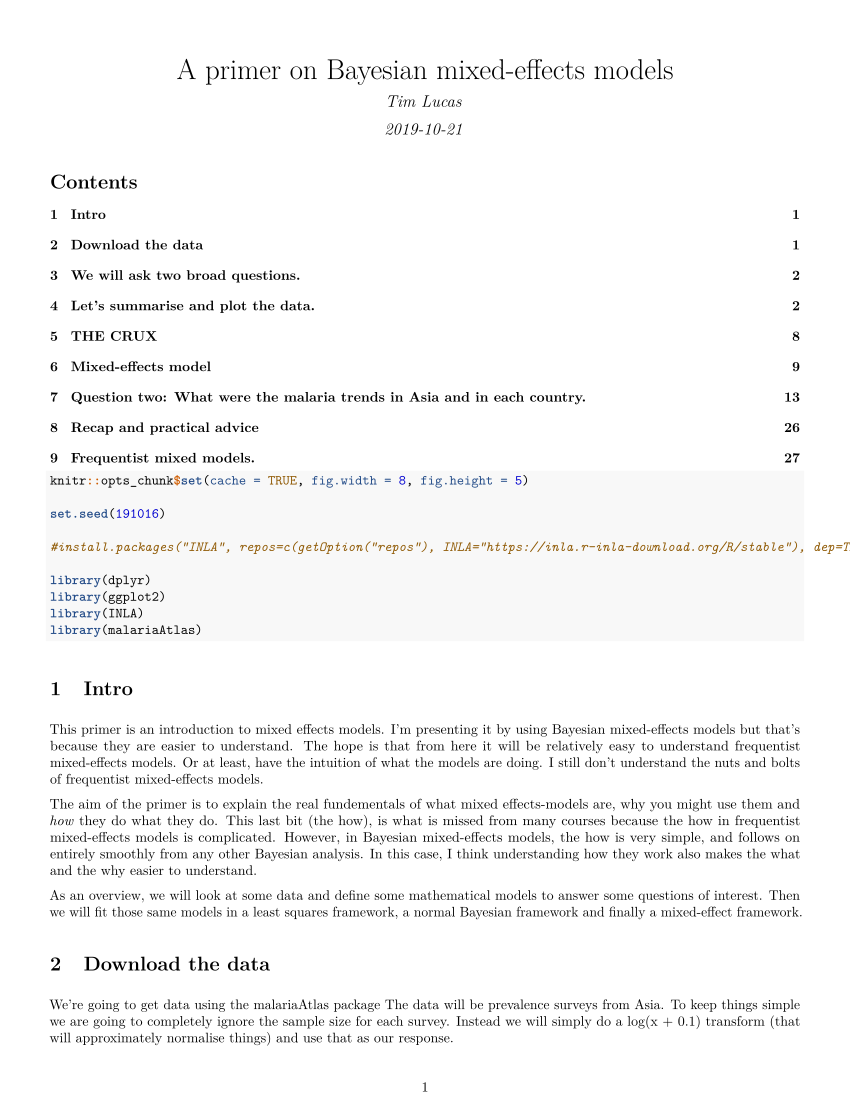

Write the R code that produced this figure.
#'---
#'output:
#'  pdf_document:
#'    number_sections: true
#'    toc: true
#'    toc_depth: 1
#'title: "A primer on Bayesian mixed-effects models"
#'author: Tim Lucas
#'fontsize: 8pt
#'geometry: margin=0.5in
#'---



#+setup, echo = TRUE, cache = FALSE, results = 'hide'

knitr::opts_chunk$set(cache = TRUE, fig.width = 8, fig.height = 5)

set.seed(191016)

#install.packages("INLA", repos=c(getOption("repos"), INLA="https://inla.r-inla-download.org/R/stable"), dep=TRUE)

library(dplyr)
library(ggplot2)
library(INLA)
library(malariaAtlas)



#' # Intro
#' 
#' This primer is an introduction to mixed effects models.
#' I'm presenting it by using Bayesian mixed-effects models
#' but that's because they are easier to understand.
#' The hope is that from here it will be relatively easy to 
#' understand frequentist mixed-effects models.
#' Or at least, have the intuition of what the models are doing.
#' I still don't understand the nuts and bolts of frequentist
#' mixed-effects models.
#' 
#' The aim of the primer is to explain the real fundementals
#' of what mixed effects-models are, why you might use them
#' and *how* they do what they do. 
#' This last bit (the how), is what is missed from many courses
#' because the how in frequentist mixed-effects models is complicated.
#' However, in Bayesian mixed-effects models, the how is very simple,
#' and follows on entirely smoothly from any other Bayesian analysis.
#' In this case, I think understanding how they work also makes the 
#' what and the why easier to understand.
#' 
#' As an overview, we will look at some data and define some mathematical
#' models to answer some questions of interest. Then we will fit those same
#' models in a least squares framework, a normal Bayesian framework and finally
#' a mixed-effect framework.


#+ echo = FALSE, cache= FALSE, message = FALSE
# linux workaround for inla.



if(Sys.info()["sysname"] != 'Windows'){
  message('using INLA unix workaround')
  INLA:::inla.dynload.workaround()
} else {
  message('Not using INLA unix workaround. Expect you are using winows.')
}

#' # Download the data

#' We're going to get data using the malariaAtlas package
#' The data will be prevalence surveys from Asia.
#' To keep things simple we are going to completely ignore the sample size for each survey.
#' Instead we will simply do a log(x + 0.1) transform (that will approximately normalise things) and use that as our response.

#+ get_data

d <- getPR(continent = 'Asia', species = 'Pf')

names(d)


#+ clean_data



dtime <- d %>% 
          filter(!is.na(examined), !is.na(year_start)) %>% 
          mutate(log_pr = log(pr + 0.1)) %>% 
          select(country, year_start, log_pr, pr)



#' # We will ask two broad questions.
#'
#' - What was the malaria prevalence in Asia and in each country 2005 - 2008 (ignoring any remaining temporal trends).
#' - How did malaria change through time in Asia and in each country.
#'
#' To keep this clear we will make two seperate datasets.
#'


#+ split_data

dmean <- dtime %>% filter(year_start > 1999, year_start < 2005)



#' So that we can plot our predictions nicely we should make some predictive data.

#+ pred_data
dmean_pred <- data.frame(country = unique(dmean$country))
dtime_pred <- expand.grid(country = unique(dtime$country), year_start = 1985:2018)



#'# Let's summarise and plot the data.

#+ data_summary1

dmean$country %>% table
dmean$year %>% table


#'## Question one: what was the mean malaria prevalence per country in the period 2000 - 2004
#' - Note that some countries like Tajikistan and Turkey have very little data. How do we estimate their mean?
#' - Also note, the data is very unbalanced. How do we estimate the Asia total without the estimate being dominated by Indonesia?

#+ data_plot1

dmean <- dmean %>% 
           group_by(country) %>% 
           mutate(n = n())

ggplot(dmean, aes(x = country, y = pr, colour = n < 10)) + 
  geom_boxplot() +
  geom_point() +
  ggtitle('Malaria prevalence by country in 2000-2004')


ggplot(dmean, aes(x = country, y = log_pr, colour = n < 10)) + 
  geom_boxplot() +
  geom_point() +
  ggtitle('Log malaria prevalence by country in 2000-2004')





#'## Discuss mathematical models and estimate with least squares

#' We can look at the structure of our mathematical models, and the way we estimate the parameters completely seperately.
#' So we can think of the structure of a model and then estimate it with least square (`lm()`) as a simple way to start
#' getting intuition about what things look like.
#'
#' Starting with the first question, we can start with a model with one, global intercept.
#'
#' $$y = \beta_0$$
#'

#+ m1

m1 <- lm(log_pr ~ 1, data = dmean)
coefficients(m1)

ggplot(dmean, aes(x = country, y = log_pr)) + 
  geom_boxplot() +
  geom_point() +
  ggtitle('Log malaria prevalence and Asia global mean') +
  geom_abline(slope = 0, intercept = m1$coef[1])

#' As our aim is actually to estimate the mean malaria prevalence for each country, we
#' need country to go in as a categorical variable.
#'
#'$$y =  \beta_0 + \beta.country$$
#'
#' It may be helpful to think about this in the explicit way it is encoded.
#' We have 13 countries. The ideal model would be 1 global mean and 13 country
#' specific parameters.
#'
#'$$y = \beta_0 + \beta_1.AFG + \beta_2.KHM + \beta_3.CHN + ... $$
#'
#' (I'm using ISO3 codes here. KHM is Cambodia or Khmer)
#' Internally, R converts the 1 categorical variable into binary variables.
#' Variable 1 is "is this row in AFG?", variable 2 is "is this row in KHM?" etc.
#'
#' So as these variables have a 1 if the row is in a given country and a zero 
#' otherwise, a prediction for Afghanistan will be zeroes for all the terms
#' except $\beta_0$ and $\beta_1$.
#'
#' Unfortunately we now have to make a quick detour.
#' This parameterisation is unidentifiable (the data cannot tell us
#' the answer because there are multiple answers that fit the data equally likely).
#' If we think about the same model with just two countries, how could the model know
#' whether the intercept is high or both country-level parameters are high?
#' When we switch to mixed-effects models we will have a global intercept and 13 country
#' specific parameters. But for now we will have a global intercept and 12 country level 
#' parameters. The first country is taken as the "reference class" and combined with
#' the global intercept. Mostly, we can think about the models in the same way however.
#'
#' So now we can estimate this model with least squares

#+ m2

m2 <- lm(log_pr ~ country, data = dmean)
coefficients(m2)
pred2 <- data.frame(dmean_pred, pred = predict(m2, newdata = dmean_pred))


ggplot(dmean, aes(x = country, y = log_pr, colour = n < 10)) + 
  geom_boxplot() +
  geom_point() +
  geom_point(data = pred2, aes(country, pred), colour = 'black', size = 4) +
  ggtitle('Log malaria prevalence and country specific means')



#'## Now switch to Bayes and remind ourselves what priors are.
#' Bayesian mixed modelling is essentially taking the above model structures and 
#' doing clever things with priors. First we'll do more standard things with priors to
#' remind ourselves what they mean.
#'
#' A prior is how we tell the model what is plausible based on our knowledge before 
#' looking at the data. The intercept in our model is the average malaria prevalence
#' across Asia (in log space). Is prevalence of 1 (in prevalence space) reasonable?
#' No! So our prior should tell the model that this is very unlikely.
#'
#' So first let's fit our model in a Bayesian framework with INLA. The priors on
#' fixed effects here are normal distributions with a mean and precision (1/sqrt(sd)).
#' For our first model we are putting very wide priors on the parameters which should
#' give us parameter estimates very similar to the least squares estimate.
#'
#' In the first model, the global intercept was dominated by countries with lots of data like Indonesia.
#' These data aren't independant because we expect the data within Indonesia to be more similar than
#' the data between Indonesia and other countries. 
#' If we were independantly sampling each person in Asia, China and India would have a lot more data
#' than Cambodia!
#' When people talk about autocorrelation in the data and mixed-models this is what they are referring
#' to. 
#' While removing this autocorrelation is good, most of the statistical power 
#' will go into learning country level intercepts, not the global mean.

#+ data_join

# easiest way to predict with INLA is to put the prediction data in with NAs in the Y column.

dmean_both <- bind_rows(dmean, dmean_pred)

pred_ii <- which(is.na(dmean_both$log_pr))

#+ bayes

# Very vague priors first.

priors <- list(mean.intercept = -2, prec.intercept = 1e-4, 
               mean = 0, prec = 1e-4)

bm1 <- inla(log_pr ~ country, data = dmean_both, 
            control.fixed = priors,
            control.predictor = list(compute = TRUE))

predb1 <- data.frame(dmean_pred, pred = bm1$summary.fitted.values[pred_ii, 1])


ggplot(dmean, aes(x = country, y = log_pr, colour = n < 10)) + 
  geom_boxplot() +
  geom_point() +
  geom_point(data = predb1, aes(country, pred), colour = 'black', size = 4) +
  ggtitle('Log malaria prevalence. Bayesian means with vague priors.')


#' Now let's say that we think all countries are fairly similar.
#' To encode that in the prior we say that the $\beta_i$'s should be small.
#' INLA works with precision (1/variance) so high precision is a tight prior around 0.
#' 
#' This is "pooling". Our estimates for countries with no much data will be helped
#' by information from the other countries.
#' 
#' Our estimates for the global mean will be dominated by countries
#' with lots of data. But we won't have put all our statistical power into learning
#' the country level parameters.

#+ bayes_strong

priors <- list(mean.intercept = -2, prec.intercept = 1e-4, 
               mean = 0, prec = 100)

bm2 <- inla(log_pr ~ country, data = dmean_both, 
            control.fixed = priors,
            control.predictor = list(compute = TRUE))

predb2 <- data.frame(dmean_pred, pred = bm2$summary.fitted.values[pred_ii, 1])


ggplot(dmean, aes(x = country, y = log_pr, colour = n < 10)) + 
  geom_boxplot() +
  geom_point() +
  geom_point(data = predb1, aes(country, pred), colour = 'black', size = 4, alpha = 0.3) +
  geom_point(data = predb2, aes(country, pred), colour = 'black', size = 4) +
  ggtitle('Log malaria prevalence. Strong, pooling priors.') +
  labs(subtitle = 'Least squares estimates in grey. Estimates pulled towards global mean.')



#' # THE CRUX
#' 
#' So if we think that all countries are quite similar, we should put a strong prior on the
#' country level parameters. For countries with little data this means our estimates are close
#' to the global mean. This is "pooling". But it also means the global estimate will be dominated by 
#' countries with lots of data.
#' 
#' If we think that countries are quite dissimilar, we should put a weak prior on the country
#' level parameters. For countries with little data, our estimates will be noisey, but maybe that's
#' better than them being biased towards the mean. Our global estimate won't be dominated by any
#' one country. 
#' 
#' 
#' The problem then is *how similar are countries*. Often, we don't know. So how do we set 
#' our priors sensibly. The answer is mixed-effects models.
#' 

#' # Mixed-effects model
#' 
#' Our models above looked like this:
#'$$y = \beta_0 + \beta_1.AFG + \beta_2.KHM + \beta_3.CHN + ... $$
#'$$\beta_0 \sim Norm(-2, 10000)$$
#'$$\beta_i \sim Norm(0, 0.001)$$
#'
#' We are now saying "we don't know what number to choose instead of 0.001".
#' So, along with the rest of the model we will estimate it. We don't know
#' how different the different countries are, so we will let the data tell us.
#' 
#' To do this, we switch the 0.001 for a new variable, $\sigma$ and put a prior on sigma.
#'$$y = \beta_0 + \beta_1.AFG + \beta_2.KHM + \beta_3.CHN + ... $$
#'$$\beta_0 \sim Norm(-2, 10000)$$
#'$$\beta_i \sim Norm(0, \sigma)$$
#'$$\sigma \sim \text{some prior distribution}$$
#' Mixed-effects models are also called hierarchical models for this reason, 
#' the prior on the prior is hierarchical.
#'
#' So, now if the countries that do have lots of data are very different from each other, the
#' model will learn that $\sigma$ must be quite big. Therefore the countries
#' with little data will not be pulled towards the mean much. If the countries
#' with lots of data are very similar, then a country with little data should
#' be pulled towards the mean. If the few data points lie far from the global
#' mean then probably it's just by chance.
#' 
#' Setting hyperpriors can be awkward. Note that $\sigma$ must be positive so we
#' need a prior that reflects that.
#' 
#' Recently Penalised complexity priors have been developed and they are much more 
#' intuitive. You choose a "tail value": What is the largest value of $\sigma$ that is
#' reasonable? You then tell the model that the probability that $\sigma$ is greater than
#' that value is a small probability (1% or something).
#' 
#' So for now we'll say $P(\sigma > 0.1) = 1\%$.
#' 


#+ mixed_model
priors <- list(mean.intercept = -2, prec.intercept = 1e-4)
hyperprior <-  list(prec = list(prior="pc.prec", param = c(0.1, 0.01)))
             
f <- log_pr ~ f(country, model = 'iid', hyper = hyperprior)  
mm1 <- inla(f, data = dmean_both,
            control.fixed = priors,
            control.predictor = list(compute = TRUE))

mm1$summary.hyperpar
1 / mm1$summary.hyperpar$mean[2]


predm1 <- data.frame(dmean_pred, pred = mm1$summary.fitted.values[pred_ii, 1])

ggplot(dmean, aes(x = country, y = log_pr, colour = n < 10)) + 
  geom_boxplot() +
  geom_point() +
  geom_point(data = predb1, aes(country, pred), colour = 'black', size = 4, alpha = 0.3) +
  geom_point(data = predm1, aes(country, pred), colour = 'black', size = 4) +
  ggtitle('Log malaria prevalence by country in 2000-2004 (pooling priors)')



#' We can look at the prior and posterior for the hyperparameter that governs the strength of the prior.
#' We can look at this on the internal precision scale used by INLA.
#' We said that the prior probability that the precision is *less* that 3.1 is 1%.
#' On the sd scale we said the prior probability that the sd is *greater* than o.1 is 1%.
#' I've plotted these in red lines. They don't seem quite right but at least on the right side.
#' 
#' I'm also not 100% sure that my scaling here is correct. The posterior (black) looks very wide and high.

#+ model_plots

# These plots mess up knitr...
#plot(mm1, plot.lincomb = FALSE, plot.random.effects = TRUE,
#    plot.fixed.effects = FALSE, plot.predictor = FALSE,
#    plot.prior = TRUE)
#abline(v = 10, col = 'red')


# Plot the posterior on precision scale
plot(mm1$marginals.hyperpar$`Precision for country`, type="l", xlim=c(0, 80))

# Plot the prior then add posterior
kappa <- exp(seq(-5, 15, len=10000))
prior.new = inla.pc.dprec(kappa, 0.1, 0.01)

plot(kappa, prior.new, col = 'blue', type = 'l', xlim = c(0, 200), ylim = c(0, 0.002))
lines(mm1$marginals.hyperpar$`Precision for country`)
abline(v = 3.1, col = 'red')


# Plot the posterior on sd scale
sd_scale <- mm1$marginals.hyperpar$`Precision for country`
sd_scale[, 'x'] <- 1/sqrt(sd_scale[, 'x'])

plot(sd_scale, type="l", xlim=c(0, 1))


# Plot prior on sd scale.
plot(1/sqrt(kappa), prior.new, col = 'blue', type = 'l', xlim = c(0, 1), ylim = c(0, 0.002))
lines(sd_scale)
abline(v = 0.1, col = 'red')



#'## Bit more on priors
#' Between working out what scale you're using (variance, sd or precision) 
#' and between the intuition being difficult, these priors can be difficult 
#' to think about and to choose your values.
#' 
#' The way I've found to go about this is just plotting distributions. What
#' does a normal with sd of 1 look like? If a country had an iid estimated
#' iid effect of 1, is that plausible? Do something simple like the rough
#' intercept + 1 and transform back into the natural scale.
#' 
#' For example, lets start by thinking of N(0, 1). It would be quite easy
#' to get values around -2.5 and 2.5 from this. So with an intercept of 
#' something like -1.5 this gives us values ranging from 
#' $$ \exp(-1.5 - 2.5) = 0.1$$
#' on the prevalence scale, which is reasonable, and 
#' $$ \exp(-1.5 + 2.5) = 2.7$$
#' at which point we realise that we should be using logit not log, and 
#' that probably we don't want a country being estimated prevalence above
#' 1 and that N(0, 1) is really very flexible. Our prior of 0.1 being on 
#' the upper end of likely is therefore kind of reasonable.
#' 
#' INLA has these penalised complexity priors and they are quite nice. 
#' If you end up using other Bayesian packages you may well have to
#' use other priors. Gamma distributions and half normals on SD are
#' common. Same thing though, plot some distributions and see how 
#' reasonable it is.
#' 
#' And see this paper. In particular Figure 4. https://arxiv.org/abs/1709.01449
#'


#' # Question two: What were the malaria trends in Asia and in each country.
#'

#+data_summary2

dtime$country %>% table
dtime$year %>% table


#' Note that Bhutan and Iraq have one data point each. 
#' Start thinking how you would estimate a temporal trend in those countries.
#' As above, how do we estimate a temporal trend without it being dominated by
#' the trend in Indonesia.

#' The above mixed-effects model was called a random intercepts model. The
#' "random" component was the iid country effect and we were estimating 
#' many intercepts. Now we will look at a random slopes models. The regression
#' slopes will become our random component.
#'


#+ data_plot2, fig.height = 10

ggplot(dtime, aes(x = year_start, y = pr)) + 
  geom_point(alpha = 0.4) +
  facet_wrap(~ country, scales = 'free_y', ncol = 3) +
  ggtitle('Malaria prevalence by country through time')


ggplot(dtime, aes(x = year_start, y = log_pr)) + 
  geom_point(alpha = 0.4) +
  facet_wrap(~ country, scales = 'free_y', ncol = 3) +
  ggtitle('Log malaria prevalence by country through time')


#' ### Going back to least squares.
#'
#' For question two we need to include a "year_start" term. The simplest model we can usefully do 
#' is a global year term and ignore country level lines.
#'
#'$$y = \beta_0 + \beta_1 year$$


#+ time_models, fig.height = 10

m3 <- lm(log_pr ~ year_start, data = dtime)
pred3 <- data.frame(dtime_pred, pred = predict(m3, newdata = dtime_pred))



ggplot(dtime, aes(x = year_start, y = log_pr)) + 
  geom_point(alpha = 0.4) +
  facet_wrap(~ country, ncol = 3) +
  geom_line(data = pred3, aes(y = pred)) +
  ggtitle('Log malaria prevalence by country through time: only one slope')


#' We could instead estimate a seperate intercept for each model
#' but still only one slope. As above we would want this intercept
#' to be a random effect but for now it isn't.
#' $$ y =  \beta_0 + \beta_1 year + \beta_2.AFG + \beta_3.KHM + \beta_4.CHN + ... $$

#+ m4, fig.height = 10
m4 <- lm(log_pr ~ year_start + country, data = dtime)
pred4 <- data.frame(dtime_pred, pred = predict(m4, newdata = dtime_pred))



ggplot(dtime, aes(x = year_start, y = log_pr)) + 
  geom_point(alpha = 0.4) +
  facet_wrap(~ country, ncol = 3) +
  geom_line(data = pred4  , aes(y = pred)) +
  ggtitle('Log malaria prevalence. Seperate intercepts, one slope.')


#' Or we could estimate one slope and one intercept for each country as
#' well as a global slope and global intercept.
#' This model makes sense and let's us answer the questions we are asking.
#'
#' $$ y =  \beta_0 + \beta_1 year + \beta_2.AFG + \beta_3.KHM + \beta_4.CHN + ... + \beta_5.AFG.year + \beta_6.KHM.year + \beta_7.CHN.year + ...$$
#' Again, the variables AFG etc. are 1 if the data is in Afghanistan and 0 otherwise. So $\beta_5.AFG.year$ 
#' will be zero if the datapoint is not in Afghanistan and will be $\beta_5.year$ if the datapoint is inside
#' Afghanistan.
#'
#'We can fit this model with least squares.


#+ m5, fig.height = 10
m5 <- lm(log_pr ~ country + year_start:country , data = dtime)
pred5 <- data.frame(dtime_pred, pred = predict(m5, newdata = dtime_pred))



ggplot(dtime, aes(x = year_start, y = log_pr)) + 
  geom_point(alpha = 0.4) +
  facet_wrap(~ country, ncol = 3, scale = 'free_y') +
  geom_line(data = pred5, aes(y = pred)) +
  ggtitle('Log malaria prevalence. Seperate intercepts and slopes.')


#' But the estimates in countries like Timor Leste are not very good. I don't believe malaria 
#' is decreasing in Timor Leste 10x faster than in other countries. And I don't believe Turkey
#' is going through an epidemic.

#' So as above, we have a model structure that is useful, but the way we are estimating our parameters
#' is not very good. So first off let's switch to a Bayesian model.

#+ bayes_slopes, fig.height = 10

dtime_both <- bind_rows(dtime, dtime_pred)
pred_ii <- which(is.na(dtime_both$log_pr))


# This is all just messing around getting the priors together.
#  Not going to think about this too much, but we think malaria is going down.
names <- paste('country', unique(dtime$country), sep = '')
pmean <- c(rep(list(0), length(names)), -0.5) # 1 is the mean for intercepts,-0.5 is the mean for slopes.
names(pmean) <- c(names, 'default')
# 100 is the precision for the intercepts, 50 is the precision for the slopes.
pprec <- c(rep(list(0.1), length(names)), 0.001) 
names(pprec) <- c(names, 'default')
priors <- list(mean.intercept = -2, prec.intercept = 1e-4, 
               mean = pmean, prec = pprec)


b3 <- inla(log_pr ~ country + year_start:country , data = dtime_both,
            control.fixed = priors,
            control.predictor = list(compute = TRUE))
predb3 <- data.frame(dtime_pred, pred = b3$summary.fitted.values[pred_ii, 1])



ggplot(dtime, aes(x = year_start, y = log_pr)) + 
  geom_point(alpha = 0.4) +
  facet_wrap(~ country, ncol = 3, scale = 'fixed') +
  geom_line(data = pred5, aes(y = pred), alpha = 0.3) +
  #geom_line(data = pred3, aes(y = pred), colour = 'blue', alpha = 0.3) +
  geom_line(data = predb3, aes(y = pred)) +
  ggtitle('Log malaria prevalence. Pooling priors') +
  ylim(-3, -0.5)

#' So as above, these priors have pushed both the slopes and intercepts to be much closer to the global mean.
#' Again, same as above, we don't know how similar the intercepts and slopes are to each other, so we let
#' the data tell us.
#'
#' ## Random Slopes
#'
#'As before we have a model:
#' $$ y =  \beta_0 + \beta_1 year + \beta_2.AFG + \beta_3.KHM + \beta_4.CHN + ... + \beta_5.AFG.year + \beta_6.KHM.year + \beta_7.CHN.year + ...$$
#' And we have priors that we don't know how strong they should be.
#'$$\beta_{3-4} \sim Norm(0, \sigma_{intercept})$$
#'$$\sigma_{intercept} \sim \text{some prior distribution}$$
#'$$\beta_{5-7} \sim Norm(0, \sigma_{slope})$$
#'$$\sigma_{slope} \sim \text{some prior distribution}$$
#'
#'And as above we can use penalised complexity priors.


#+ Mixed_slopes, fig.height = 10

dtime_both$country2 <- dtime_both$country # INLA needs us to copy this column

# We will put weak priors on the fixed effects. They can do what they want.
priors <- list(mean = list(year_start = -0.5, default = -2),
               prec = 1e-5)

hyper.intercept <- list(prec = list(prior="pc.prec", param = c(0.1, 0.01)))
hyper.slope <- list(prec = list(prior="pc.prec", param = c(0.1, 0.01)))

# For the formula we need year_start in for our global term.
# The global intercept is just the intercept and is included by default
f <- log_pr ~ year_start +
       f(country, model = 'iid', hyper = hyper.intercept) + 
       f(country2, year_start, model = 'iid', hyper = hyper.slope)

mm2 <- inla(f, data = dtime_both,
            control.fixed = priors,
            control.predictor = list(compute = TRUE))


predmm2 <- data.frame(dtime_pred, pred = mm2$summary.fitted.values[pred_ii, 1])



ggplot(dtime, aes(x = year_start, y = log_pr)) + 
  geom_point(alpha = 0.4) +
  facet_wrap(~ country, ncol = 3, scale = 'fixed') +
  geom_line(data = pred5, aes(y = pred), alpha = 0.3) +
  geom_line(data = predmm2, aes(y = pred)) +
  ggtitle('Log malaria prevalence by country through time. Random intercepts and slopes') +
  ylim(-3, -0.5)


#' Now just some messing around to explore what we have fitted.
#' Here is a plot of the random slopes we have fitted.

#+ plots1

hist(mm2$summary.fixed$mean[2] + mm2$summary.random$country2$mean)

mm2$summary.hyperpar

#' The estimated mean for the precision of the random slope component is 5e7. 
#' Therefore sd is $1/\sqrt{5e7} = 0.0001$.
#' The data has told us that the declines in each country is pretty similar.
#' Therefore the crazy slope in Timor-Leste is totaly unjustified.
#'

#' # Recap and practical advice
#' 
#' So, we have fitted a model for prevalence and a model for prevalence through time.
#' In both cases we have many countries, and therefore many parameters.
#' We want to put priors on these many parameters but don't know how strong to make them.
#' So we use a mixed-effect model to put a hyperprior on the prior.
#' 
#' These parameters can be intercepts or regression slopes. Everything works
#' the same way but this can be confusing in the programming syntax. This
#' is what we refer to as random intercepts and random slopes models.
#' 
#' So when are these models suitable? Given that the sole thing they do
#' is change the estimates of these many parameters, we should focus on
#' whether that makes sense in a particular case.
#' 
#' 1. We need to estimate $\sigma$, the between group variance. We therefore
#' need many groups for this estimate to be any good. The number of countries
#' we have here is on the lower side.
#' 2. If each group has loads of data, the prior will be ignored. So the benefit
#' of mixed-effects models is reduced if every group has lots of data.
#' 3. These models can be used for different reasons. Perhaps we are estimating
#' some global fixed effect but want to account for autocorrelation. Perhaps
#' we are interested in the individual group estimates, but want to share information
#' between groups.
#'

#' # Frequentist mixed models.
#' 
#' I really don't understand frequentist models. They sort of do the same thing
#' (estimating the variance of the random effect) but without priors. I dunno.
#' Standard library is lme4 and you would do the above models like this.

#+ freq

library(lme4)

f1 <- log_pr ~ (1 | country)
mm3 <- lmer(f1, data = dmean)

coefficients(mm3)
fixef(mm3)


f2 <- log_pr ~ year_start + (year_start | country)

mm4 <- lmer(f2, data = dtime)

coefficients(mm4)
fixef(mm4)


#'R is complaining about not being able to fit the model properly. 
#'I don't know why.
#'
#' Check this paper for more.
#' https://www.ncbi.nlm.nih.gov/pmc/articles/PMC5970551/
